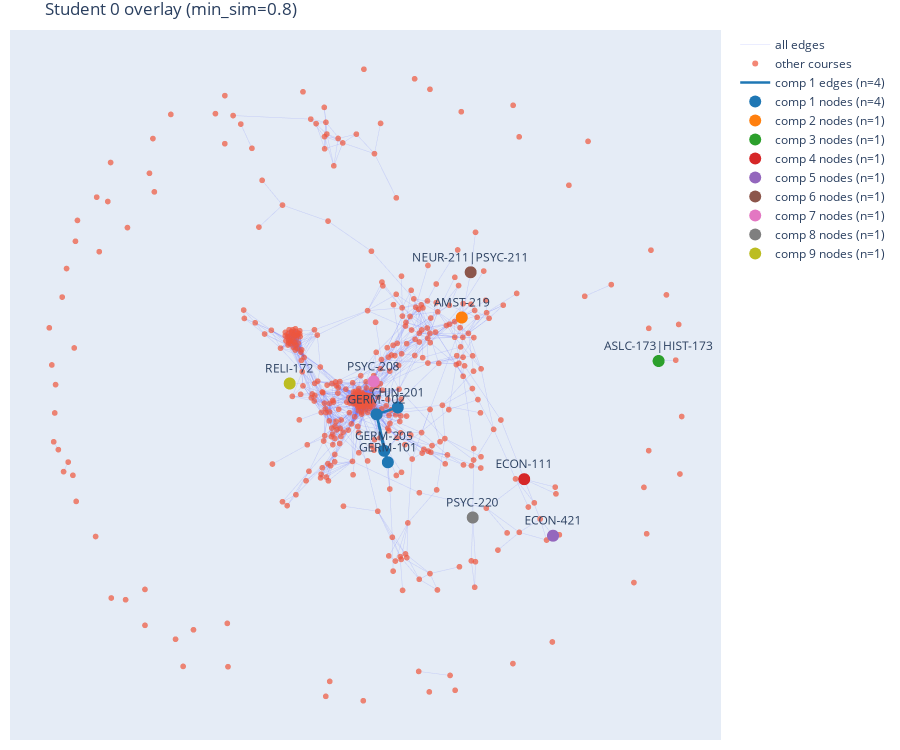

The code cell stored with this chart in its notebook:
### Code cell
plot_student_interactive(0, min_sim=0.8)

### Figure 1 — Plotly figure (JSON) as saved in the notebook; plotly's stock layout.template omitted (floating-point values rounded to 4 significant figures; data arrays with more than 128 entries replaced by an {"elided": "..."} marker saying what was removed)
{"data": [{"hoverinfo": "none", "line": {"width": 0.5}, "mode": "lines", "name": "all edges", "opacity": 0.25, "type": "scattergl", "x": {"elided": "10035 float values"}, "y": {"elided": "10035 float values"}}, {"hoverinfo": "skip", "marker": {"size": 6}, "mode": "markers", "name": "other courses", "opacity": 0.7, "type": "scattergl", "x": {"elided": "453 float values"}, "y": {"elided": "453 float values"}}, {"hoverinfo": "none", "line": {"color": "#1f77b4", "width": 2.5}, "mode": "lines", "name": "comp 1 edges (n=4)", "type": "scattergl", "x": [0.0504, 0.06181, null, 0.0504, 0.02658, null, 0.06181, 0.02658, null, 0.02658, 0.09289, null], "y": [-0.2096, -0.2459, null, -0.2096, -0.09416, null, -0.2459, -0.09416, null, -0.09416, -0.07238, null]}, {"marker": {"color": "#1f77b4", "size": 12}, "mode": "markers+text", "name": "comp 1 nodes (n=4)", "text": ["CHIN-201", "GERM-101", "GERM-102", "GERM-205"], "textposition": "top center", "type": "scattergl", "x": [0.09289, 0.06181, 0.02658, 0.0504], "y": [-0.07238, -0.2459, -0.09416, -0.2096]}, {"marker": {"color": "#ff7f0e", "size": 12}, "mode": "markers+text", "name": "comp 2 nodes (n=1)", "text": ["AMST-219"], "textposition": "top center", "type": "scattergl", "x": [0.2929], "y": [0.2121]}, {"marker": {"color": "#2ca02c", "size": 12}, "mode": "markers+text", "name": "comp 3 nodes (n=1)", "text": ["ASLC-173|HIST-173"], "textposition": "top center", "type": "scattergl", "x": [0.9078], "y": [0.07442]}, {"marker": {"color": "#d62728", "size": 12}, "mode": "markers+text", "name": "comp 4 nodes (n=1)", "text": ["ECON-111"], "textposition": "top center", "type": "scattergl", "x": [0.4879], "y": [-0.2993]}, {"marker": {"color": "#9467bd", "size": 12}, "mode": "markers+text", "name": "comp 5 nodes (n=1)", "text": ["ECON-421"], "textposition": "top center", "type": "scattergl", "x": [0.5779], "y": [-0.4781]}, {"marker": {"color": "#8c564b", "size": 12}, "mode": "markers+text", "name": "comp 6 nodes (n=1)", "text": ["NEUR-211|PSYC-211"], "textposition": "top center", "type": "scattergl", "x": [0.3206], "y": [0.3551]}, {"marker": {"color": "#e377c2", "size": 12}, "mode": "markers+text", "name": "comp 7 nodes (n=1)", "text": ["PSYC-208"], "textposition": "top center", "type": "scattergl", "x": [0.01768], "y": [0.01037]}, {"marker": {"color": "#7f7f7f", "size": 12}, "mode": "markers+text", "name": "comp 8 nodes (n=1)", "text": ["PSYC-220"], "textposition": "top center", "type": "scattergl", "x": [0.3269], "y": [-0.4205]}, {"marker": {"color": "#bcbd22", "size": 12}, "mode": "markers+text", "name": "comp 9 nodes (n=1)", "text": ["RELI-172"], "textposition": "top center", "type": "scattergl", "x": [-0.2448], "y": [0.003347]}], "layout": {"height": 750, "margin": {"b": 10, "l": 10, "r": 10, "t": 30}, "showlegend": true, "title": {"text": "Student 0 overlay (min_sim=0.8)"}, "width": 900, "xaxis": {"autorange": true, "range": [-1.119, 1.103], "type": "linear", "visible": false}, "yaxis": {"autorange": true, "range": [-1.124, 1.121], "type": "linear", "visible": false}}}
